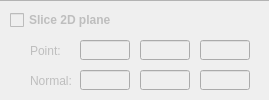
                  <widget class="QWidget" name="widget_13" native="true">
                   <property name="sizePolicy">
                    <sizepolicy hsizetype="Fixed" vsizetype="Preferred">
                     <horstretch>0</horstretch>
                     <verstretch>0</verstretch>
                    </sizepolicy>
                   </property>
                   <property name="minimumSize">
                    <size>
                     <width>269</width>
                     <height>100</height>
                    </size>
                   </property>
                   <property name="maximumSize">
                    <size>
                     <width>269</width>
                     <height>16777215</height>
                    </size>
                   </property>
                   <property name="styleSheet">
                    <string notr="true">.QWidget{
	border-top:1px solid rgb(179, 179, 179);
}</string>
                   </property>
                   <widget class="QCheckBox" name="slice_CB">
                    <property name="enabled">
                     <bool>false</bool>
                    </property>
                    <property name="geometry">
                     <rect>
                      <x>10</x>
                      <y>10</y>
                      <width>131</width>
                      <height>20</height>
                     </rect>
                    </property>
                    <property name="font">
                     <font>
                      <weight>75</weight>
                      <bold>true</bold>
                     </font>
                    </property>
                    <property name="toolTip">
                     <string>Checked to slice and visualize a plane of 3D data. The plane is specified by a point on the plane, and normal vector of the plane.</string>
                    </property>
                    <property name="text">
                     <string>Slice 2D plane</string>
                    </property>
                   </widget>
                   <widget class="QLineEdit" name="sliceNormalZ">
                    <property name="enabled">
                     <bool>false</bool>
                    </property>
                    <property name="geometry">
                     <rect>
                      <x>200</x>
                      <y>70</y>
                      <width>50</width>
                      <height>20</height>
                     </rect>
                    </property>
                    <property name="maximumSize">
                     <size>
                      <width>50</width>
                      <height>16777215</height>
                     </size>
                    </property>
                    <property name="toolTip">
                     <string>Z cordinate of the normal vector for the plane.</string>
                    </property>
                   </widget>
                   <widget class="QLineEdit" name="sliceNormalY">
                    <property name="enabled">
                     <bool>false</bool>
                    </property>
                    <property name="geometry">
                     <rect>
                      <x>140</x>
                      <y>70</y>
                      <width>50</width>
                      <height>20</height>
                     </rect>
                    </property>
                    <property name="maximumSize">
                     <size>
                      <width>50</width>
                      <height>16777215</height>
                     </size>
                    </property>
                    <property name="toolTip">
                     <string>Y cordinate of the normal vector for the plane.</string>
                    </property>
                   </widget>
                   <widget class="QLineEdit" name="sliceOriginX">
                    <property name="enabled">
                     <bool>false</bool>
                    </property>
                    <property name="geometry">
                     <rect>
                      <x>80</x>
                      <y>40</y>
                      <width>50</width>
                      <height>20</height>
                     </rect>
                    </property>
                    <property name="maximumSize">
                     <size>
                      <width>50</width>
                      <height>16777215</height>
                     </size>
                    </property>
                    <property name="toolTip">
                     <string>X cordinate of a point on the plane.</string>
                    </property>
                   </widget>
                   <widget class="QLineEdit" name="sliceNormalX">
                    <property name="enabled">
                     <bool>false</bool>
                    </property>
                    <property name="geometry">
                     <rect>
                      <x>80</x>
                      <y>70</y>
                      <width>50</width>
                      <height>20</height>
                     </rect>
                    </property>
                    <property name="maximumSize">
                     <size>
                      <width>50</width>
                      <height>16777215</height>
                     </size>
                    </property>
                    <property name="toolTip">
                     <string>X cordinate of the normal vector for the plane.</string>
                    </property>
                   </widget>
                   <widget class="QLineEdit" name="sliceOriginY">
                    <property name="enabled">
                     <bool>false</bool>
                    </property>
                    <property name="geometry">
                     <rect>
                      <x>140</x>
                      <y>40</y>
                      <width>50</width>
                      <height>20</height>
                     </rect>
                    </property>
                    <property name="maximumSize">
                     <size>
                      <width>50</width>
                      <height>16777215</height>
                     </size>
                    </property>
                    <property name="toolTip">
                     <string>Y cordinate of a point on the plane.</string>
                    </property>
                   </widget>
                   <widget class="QLabel" name="slicePoint_LB">
                    <property name="enabled">
                     <bool>false</bool>
                    </property>
                    <property name="geometry">
                     <rect>
                      <x>30</x>
                      <y>40</y>
                      <width>41</width>
                      <height>21</height>
                     </rect>
                    </property>
                    <property name="maximumSize">
                     <size>
                      <width>1000</width>
                      <height>16777215</height>
                     </size>
                    </property>
                    <property name="text">
                     <string>Point:</string>
                    </property>
                    <property name="alignment">
                     <set>Qt::AlignLeading|Qt::AlignLeft|Qt::AlignVCenter</set>
                    </property>
                   </widget>
                   <widget class="QLineEdit" name="sliceOriginZ">
                    <property name="enabled">
                     <bool>false</bool>
                    </property>
                    <property name="geometry">
                     <rect>
                      <x>200</x>
                      <y>40</y>
                      <width>50</width>
                      <height>20</height>
                     </rect>
                    </property>
                    <property name="maximumSize">
                     <size>
                      <width>50</width>
                      <height>16777215</height>
                     </size>
                    </property>
                    <property name="toolTip">
                     <string>Z cordinate of a point on the plane.</string>
                    </property>
                   </widget>
                   <widget class="QLabel" name="sliceNormal_LB">
                    <property name="enabled">
                     <bool>false</bool>
                    </property>
                    <property name="geometry">
                     <rect>
                      <x>30</x>
                      <y>70</y>
                      <width>50</width>
                      <height>21</height>
                     </rect>
                    </property>
                    <property name="maximumSize">
                     <size>
                      <width>1000</width>
                      <height>16777215</height>
                     </size>
                    </property>
                    <property name="text">
                     <string>Normal:</string>
                    </property>
                    <property name="alignment">
                     <set>Qt::AlignLeading|Qt::AlignLeft|Qt::AlignVCenter</set>
                    </property>
                   </widget>
                  </widget>
